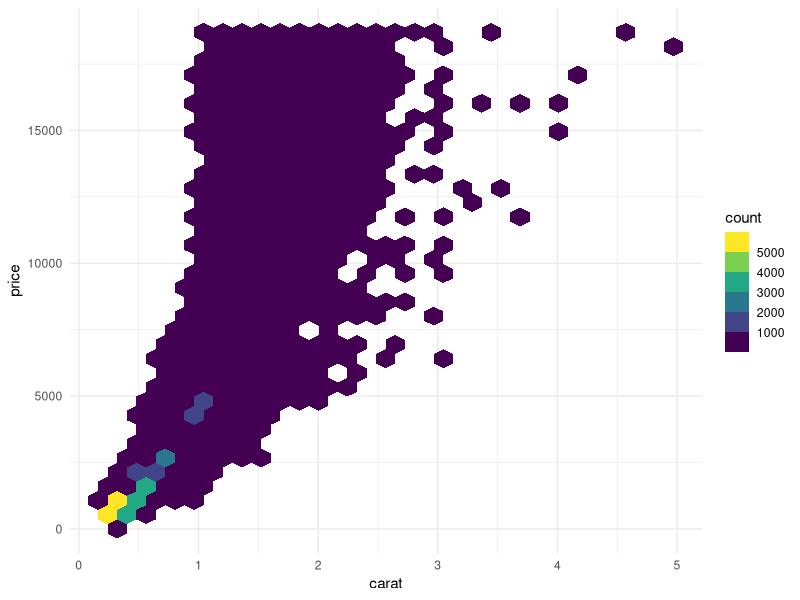

This figure's R source:
## ---- chunk 1
1 + 2
## ---- chunk 2
library(tidyverse)

diamonds %>%
  ggplot(aes(carat, price)) +
  geom_hex() +
  scale_fill_viridis_b() +
  theme_minimal()

